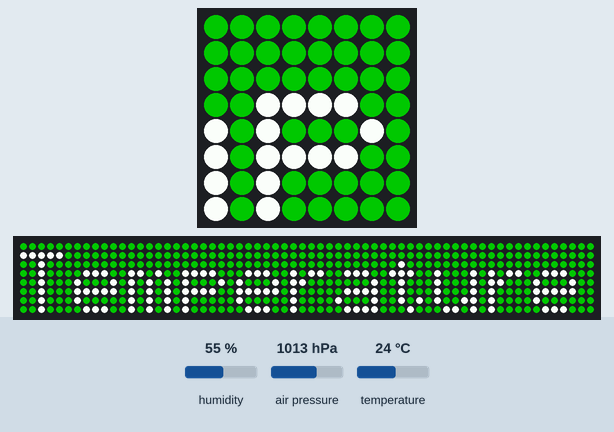
The program below on a simulated Raspberry Pi (BCM pin numbers) with a Sense HAT. Parts: the Sense HAT's 8×8 RGB LED matrix, a strip that is not on the board, showing the scrolling text unrolled. Inputs (shaded band) come from the test bench; at power-on: temperature 24 °C, humidity 55 %, air pressure 1013 hPa. Dim RGB values are drawn brighter than linear; the 64×8 strip is a reading aid, not a part: it shows the text the matrix is scrolling, unrolled, one strip-width of it at a time.

Above: at 1.25 s.
1.3 s: temperature set to 19.1 °C
At 14.33 s:
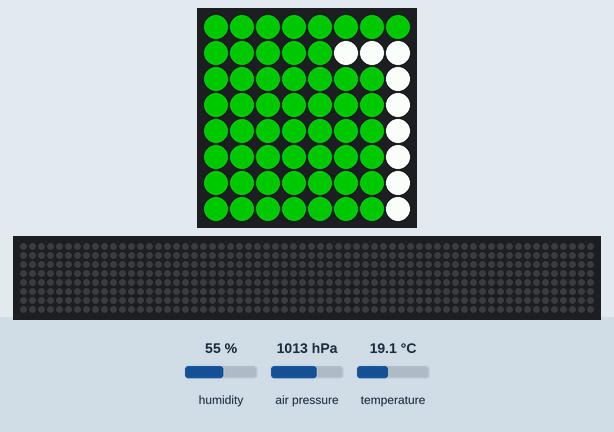
15.3 s: temperature set to 18 °C
At 28.18 s:
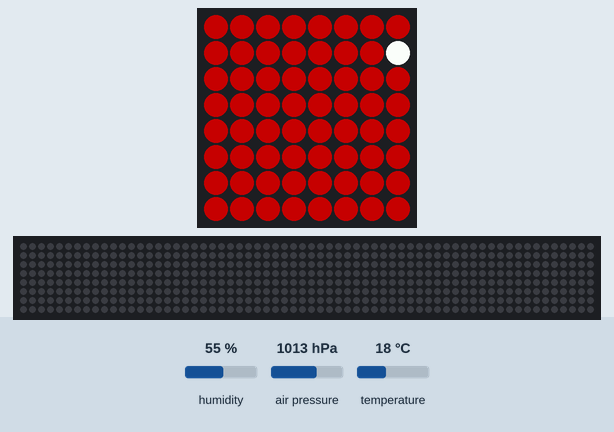
29.3 s: temperature set to 19 °C
At 42.18 s:
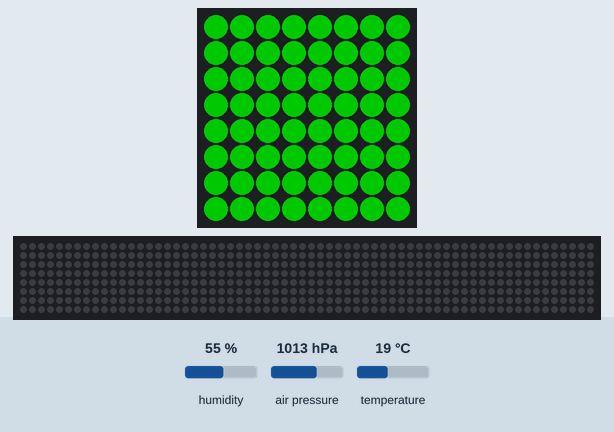

The program:

env.py
```python
from sense_hat import SenseHat
sense = SenseHat()
while True:
    t = sense.get_temperature()
    p = sense.get_pressure()
    h = sense.get_humidity()
    t = round(t, 1)
    p = round(p, 1)
    h = round(h, 1)
    #msg = "Temperature = %s, Pressure=%s, Humidity=%s" % (t,p,h)
    #sense.show_message(msg, scroll_speed=0.10)
    if t > 18.3 and t < 26.7:
        bg = [0, 100, 0] # green
    else:
        bg = [100, 0, 0] # red
    msg = "Temperature = %s, Pressure=%s, Humidity=%s" % (t, p, h)
    sense.show_message(msg, scroll_speed=0.05, back_colour=bg)
```

Measured:
- the behaviour switches between 18.4 and 18.3 °C on temperature (found by bisection; images 1 and 2)
